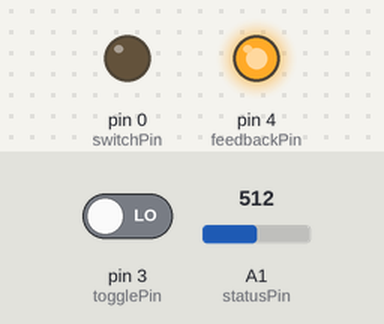
This sketch was run on a simulated Arduino Uno, built with avr-gcc and run on an emulated ATmega328P. Shown: output pins drawn as LEDs (lit = HIGH). The test bench sets the inputs (shaded band); at power-on: A1 (statusPin) = 512, pin 3 (togglePin) LOW.

Above: at 1.2 s.
1.3 s: A1 (statusPin) set to 53
2.8 s: A1 (statusPin) set to 46
At 4.0 s:
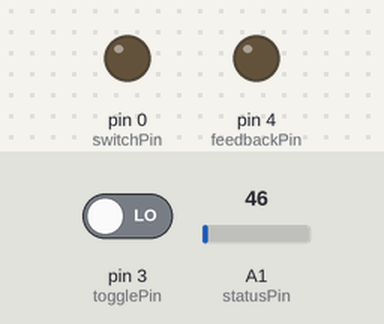
4.3 s: pin 3 (togglePin) driven HIGH
At 5.0 s:
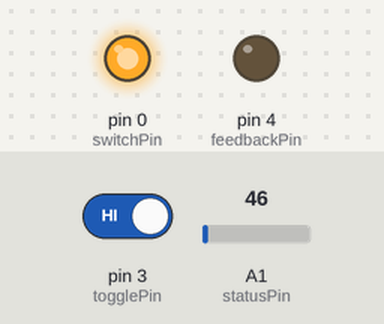
5.8 s: A1 (statusPin) set to 122
At 6.8 s:
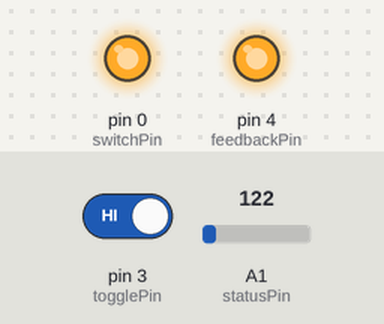
7.9 s: A1 (statusPin) set to 40
At 9.7 s:
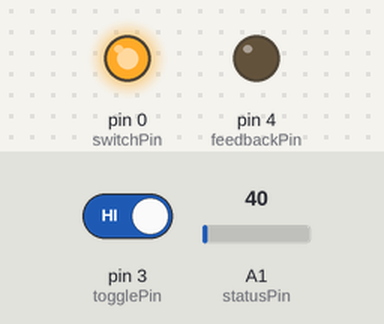
10.0 s: A1 (statusPin) set to 60
At 11.8 s:
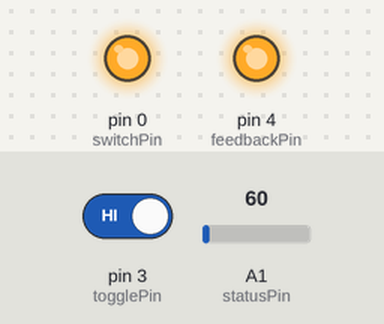
Timing chart, 0 to 13.1 s (numbered marks = the images above; inputs shaded):
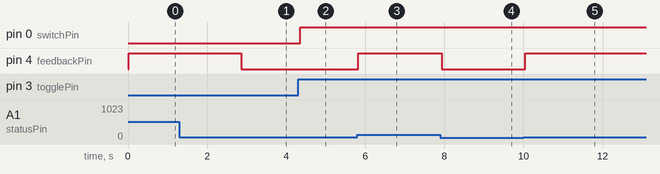

Measured:
- the behaviour switches between 51 and 50 on A1 (statusPin) (found by bisection; images 0 and 1)
- after the input at 1.3 s, every drawn part: stays the same
- after the input at 2.8 s, pin 4 (feedbackPin): HIGH → LOW after 0.07 s
- after the input at 4.3 s, pin 0 (switchPin): LOW → HIGH after 0.06 s
- after the input at 5.8 s, pin 4 (feedbackPin): LOW → HIGH at once
- after the input at 7.9 s, pin 4 (feedbackPin): HIGH → LOW at once
- after the input at 10.0 s, pin 4 (feedbackPin): LOW → HIGH at once

The sketch:

TinyPrinterController.ino
```cpp
const int switchPin = 0;
const int statusPin = A1;

const int onPin = 3;
const int donePin = 4;

const int togglePin = 3;
const int feedbackPin = 4;

unsigned long lasttoggle = 0;

unsigned long lastloop = 0;
unsigned long lastprint = 0;

byte printstatus = 0;

void setup() {
  pinMode(statusPin, INPUT);
  pinMode(switchPin, INPUT);
  pinMode(togglePin, INPUT);
  pinMode(feedbackPin, OUTPUT);
}

int getStatus() {
  int value = 0;
  for (int i = 1; i<=10; i++) {
    value = value + analogRead(statusPin);
    delay(2);
  }
  value = value / 10;
  return value;
}
void buttonPress(byte Pin) {
  pinMode(Pin, OUTPUT);
  digitalWrite(Pin, HIGH);
  delay(200);
  pinMode(Pin, INPUT);
}

void loop() {
  unsigned long currenttime = millis();
  int s = getStatus();
  if (digitalRead(togglePin) == HIGH) {
    // we shall switch
    if ((currenttime - lasttoggle) > 1000) {
      // last switch occured more than 1 second ago
      buttonPress(switchPin);
      lasttoggle = currenttime;
    }
  }
  if (s > 50) {
    digitalWrite(feedbackPin, HIGH);
  } else {
    digitalWrite(feedbackPin, LOW);
  }
  delay(50);
}
```
